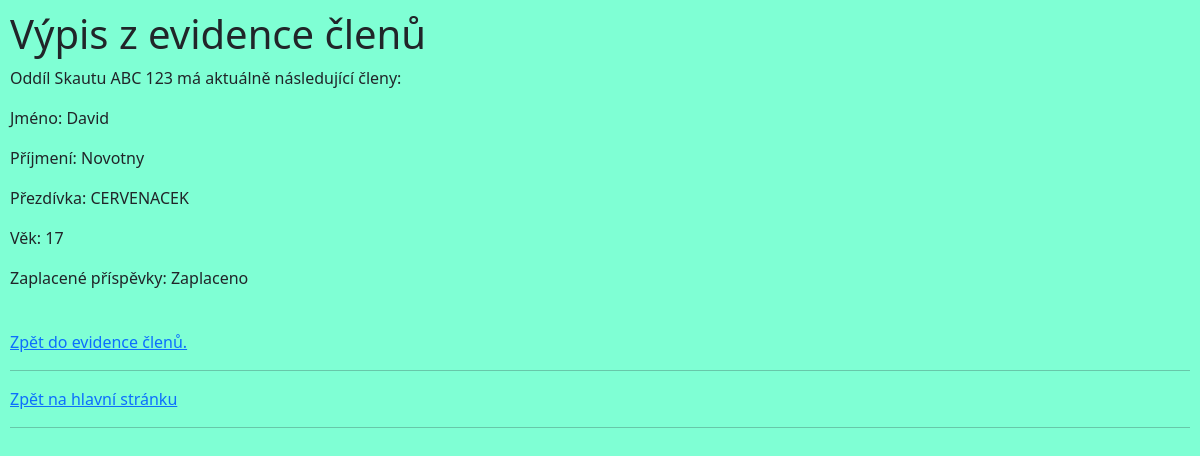
The page /evidence/Cervenacek on the database its author committed.
### evidence/models.py (models this page shows, shortened)
class Clen(models.Model):
    jmeno = models.CharField(max_length=30)
    prijmeni = models.CharField(max_length=30)
    prezdivka = models.CharField(max_length=30)
    vek = models.IntegerField(null=True)
    prispevek = models.BooleanField(null=True)
    slug = models.SlugField(blank="True", default="", null=False, primary_key=True)
    oddil = models.ForeignKey(Oddil, on_delete=models.SET_NULL, null=True)
    bobrik = models.ManyToManyField(Bobrik)
    """
    def save(self, *args, **kwargs):
        self.slug = slugify(self.prezdivka)
        super().save(*args, **kwargs)
        # kdyz jsem si prepsal save, tak musim pro save zavolat predka
        """
    class Meta():
        verbose_name_plural = "Clenove"
        ordering = ["prezdivka"]   # razeni v tabulkce, pokud dam pred - "-prezdivka", tak je to sestupne

### evidence/views.py (the view)
# urls.py: path("/<str:prezdivka>", views.evidence_detail, name="detail"),
def evidence_detail(request, prezdivka):
    clen = get_object_or_404(Clen, prezdivka=prezdivka)
    return render(request, "evidence/clen_detail.html", {
        "jmeno": clen.jmeno,
        "prijmeni": clen.prijmeni,
        "prezdivka": clen.prezdivka,
        "vek": clen.vek,
        "prispevek": clen.prispevek,
})

### evidence/templates/evidence/clen_detail.html (shortened to what this page needs)
{% extends "base.html" %}
{% load static %}
{% block styling %}
    <link rel="stylesheet" href="{% static "styly.css" %}">
{% endblock%}
{% block content %}
    <h1>Výpis z evidence členů</h1>
    <p>Oddíl Skautu ABC 123 má aktuálně následující členy:</p>
    <p>Jméno: {{ jmeno }} </p>
    <p>Příjmení: {{ prijmeni }}</p>
    <p>Přezdívka: {{ prezdivka | upper }}</p>
    <p>Věk: {{ vek }}</p>
    <p>Zaplacené příspěvky: {{ prispevek | yesno:"Zaplaceno,Nezaplaceno"}}</p>
    <br>
    <p>
        <a href="{% url "evidence" %}" target="_self">Zpět do evidence členů.</a>
    </p>
{% include "footer.html" %}
{% endblock  %}

### static/styly.css (style rules this page uses)
body { padding: 10px !important; background-color: aquamarine !important; }

### rows shown on the page
Clen: jmeno "David", prijmeni "Novotny", prezdivka "CERVENACEK"

### other values the page prints
{{ vek }} "17"
{{ prispevek | yesno:"Zaplaceno,Nezaplaceno" }} "Zaplaceno"
